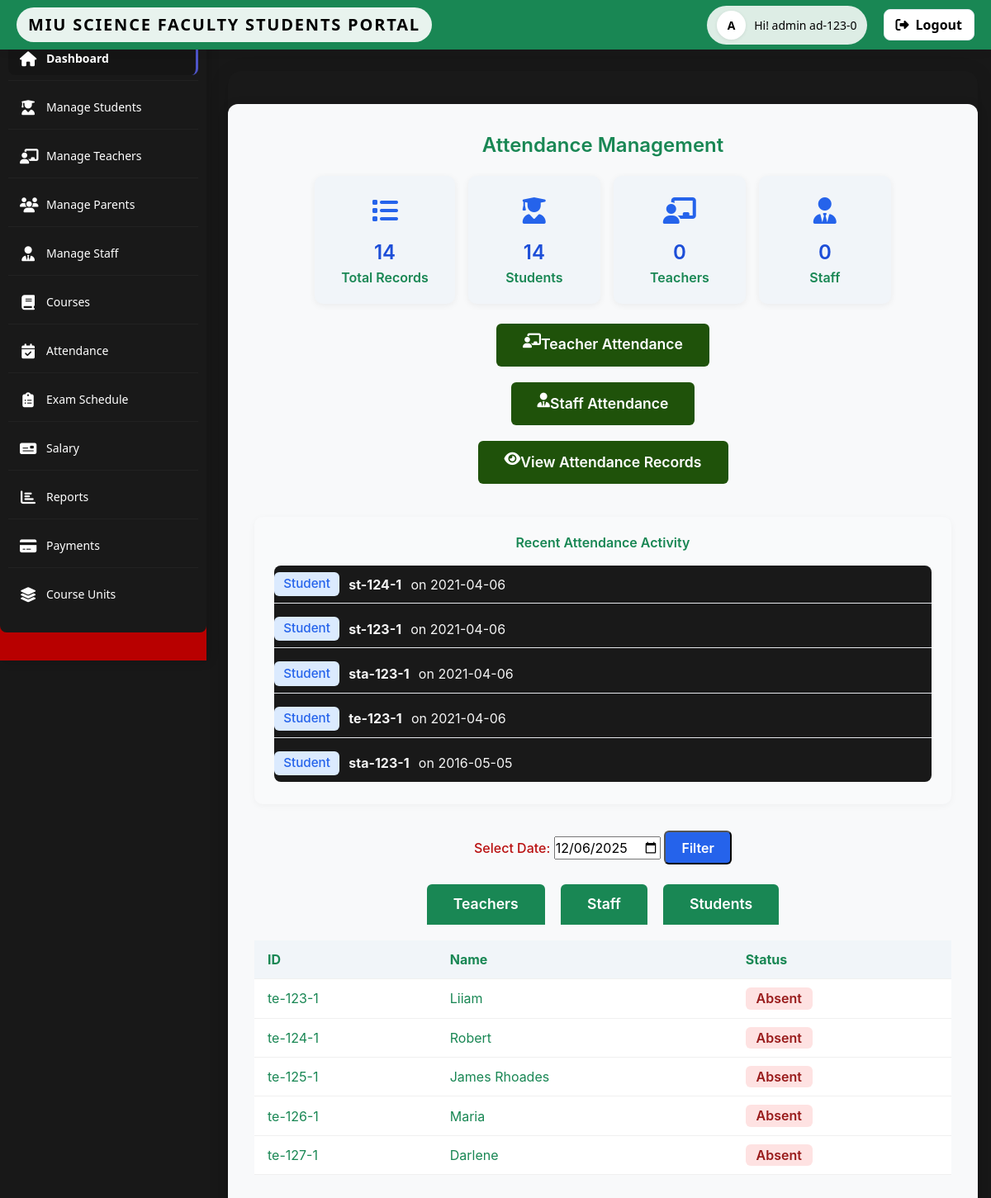
Page /admin/attendance.php (signed in) on the committed database.
### tables this page shows
CREATE TABLE IF NOT EXISTS `attendance` (
`id` int(11) NOT NULL,
  `date` date NOT NULL,
  `attendedid` varchar(20) NOT NULL,
  `role` ENUM('student','teacher','staff') NOT NULL,
  `program_id` varchar(20) DEFAULT NULL,
  `year_id` varchar(20) DEFAULT NULL,
  `semester_id` varchar(20) DEFAULT NULL,
  `semester_course_id` int(11) DEFAULT NULL
);

### admin/attendance.php (the view, shortened to what this page needs)
<?php
include_once('../../service/mysqlcon.php');
$check = isset($_SESSION['login_id']) ? $_SESSION['login_id'] : null;
if ($check) {
    $stmt = $mysqli->prepare("SELECT name FROM admin WHERE id = ?");
    $stmt->bind_param("s", $check);
    $stmt->execute();
    $result = $stmt->get_result();
    $row = $result->fetch_assoc();
    $login_session = $loged_user_name = $row ? $row['name'] : null;
} else {
    $login_session = null;
}
$totalAttendance = 0;
$roleCounts = ['student' => 0, 'teacher' => 0, 'staff' => 0];
$recentAttendance = [];
$selectedDate = isset($_GET['date']) && $_GET['date'] ? $_GET['date'] : date('Y-m-d');
$res = $mysqli->query("SELECT COUNT(*) as total FROM attendance");
if ($res) {
    $row = $res->fetch_assoc();
    $totalAttendance = $row['total'];
}
$res = $mysqli->query("SELECT role, COUNT(*) as cnt FROM attendance GROUP BY role");
if ($res) {
    while ($row = $res->fetch_assoc()) {
        $roleCounts[$row['role']] = $row['cnt'];
    }
}
$res = $mysqli->query("SELECT attendedid, role, date FROM attendance ORDER BY date DESC, id DESC LIMIT 5");
if ($res) {
    while ($row = $res->fetch_assoc()) {
        $recentAttendance[] = $row;
    }
}
$attendanceData = ['student' => [], 'teacher' => [], 'staff' => []];
$names = ['student' => [], 'teacher' => [], 'staff' => []];
$roles = ['student' => 'students', 'teacher' => 'teachers', 'staff' => 'staff'];
foreach ($roles as $role => $table) {
    $res = $mysqli->query("SELECT id, name FROM $table");
    if ($res) {
        while ($row = $res->fetch_assoc()) {
            $names[$role][$row['id']] = $row['name'];
        }
    }
}
?>
<!DOCTYPE html>
<html lang="en">
<head>
    <link rel="stylesheet" href="css/admin.css">
    <link rel="stylesheet" href="https://cdn.jsdelivr.net/npm/bootstrap@5.3.2/dist/css/bootstrap.min.css">
    <link rel="stylesheet" href="https://cdnjs.cloudflare.com/ajax/libs/font-awesome/6.4.0/css/all.min.css">
    <link rel="stylesheet" href="../../source/CSS/style.css">
    <link rel="stylesheet" href="https://cdnjs.cloudflare.com/ajax/libs/font-awesome/6.4.0/css/all.min.css">
</head>
<body>
    <?php include_once('includes/topbar.php'); ?>
    <?php include_once('includes/sidebar.php'); ?>
    <main class="main-content" id="mainContent">
        <div class="attendance-dashboard text-success bg-light">
            <div class="attendance-title">Attendance Management</div>
            <div class="summary-cards mb-4 d-flex flex-wrap gap-3 justify-content-center ">
                <div class="summary-card">
                    <div class="icon"><i class="fas fa-list"></i></div>
                    <div class="count"><?= $totalAttendance ?></div>
                    <div>Total Records</div>
                </div>
                <div class="summary-card">
                    <div class="icon"><i class="fas fa-user-graduate"></i></div>
                    <div class="count"><?= $roleCounts['student'] ?></div>
                    <div>Students</div>
                </div>
                <div class="summary-card">
                    <div class="icon"><i class="fas fa-chalkboard-teacher"></i></div>
                    <div class="count"><?= $roleCounts['teacher'] ?></div>
                    <div>Teachers</div>
                </div>
                <div class="summary-card">
                    <div class="icon"><i class="fas fa-user-tie"></i></div>
                    <div class="count"><?= $roleCounts['staff'] ?></div>
                    <div>Staff</div>
                </div>
            </div>
            <div class="attendance-links">
                <a class="attendance-link" style="background-color: #184d03f7; color: #fff; display: flex;" href="teacherAttendance.php"><i class="fas fa-chalkboard-teacher"></i> Teacher Attendance</a>
                <a class="attendance-link" style="background-color: #184d03f7; color: #fff; display: flex;" href="staffAttendance.php"><i class="fas fa-user-tie"></i> Staff Attendance</a>
                <a class="attendance-link" style="background-color: #184d03f7; color: #fff; display: flex;" href="viewAttendance.php"><i class="fas fa-eye"></i> View Attendance Records</a>
            </div>
            <div class="recent-activity">
                <div class="recent-activity-title">Recent Attendance Activity</div>
                <ul class="recent-activity-list">
                    <?php if (count($recentAttendance) === 0): ?>
                        <li style="color:#888;">No recent attendance records.</li>
                    <?php else: ?>
                        <?php foreach ($recentAttendance as $rec): ?>
                            <li>
                                <span class="role-badge role-<?= htmlspecialchars($rec['role']) ?>">
                                    <?= ucfirst($rec['role']) ?>
                                </span>
                                <span><b><?= htmlspecialchars($rec['attendedid']) ?></b></span>
                                <span>on <?= htmlspecialchars($rec['date']) ?></span>
                            </li>
                        <?php endforeach; ?>
                    <?php endif; ?>
                </ul>
            </div>
            <div class="attendance-filter-bar">
                <form method="get" style="display:inline-block; text-align:center;">
                    <label for="date">Select Date: </label>
                    <input type="date" id="date" name="date" value="<?= htmlspecialchars($selectedDate) ?>" max="<?= date('Y-m-d') ?>">
                    <button type="submit" class="attendance-link" style="padding:0.4rem 1.2rem; font-size:1rem;">Filter</button>
                </form>
            </div>
            <div class="attendance-tabs">
                <button class="attendance-tab active bg-success text-white" id="tab-teacher" onclick="switchTab('teacher')">Teachers</button>
                <button class="attendance-tab active bg-success text-white" id="tab-staff" onclick="switchTab('staff')">Staff</button>
                <button class="attendance-tab active bg-success text-white" id="tab-student" onclick="switchTab('student')">Students</button>
            </div>
            <div id="section-teacher" class="attendance-list-section" style="display:none;">
                <table class="attendance-list-table">
                    <thead><tr><th>ID</th><th>Name</th><th>Status</th></tr></thead>
                    <tbody>
                    <?php foreach ($names['teacher'] as $id => $name): ?>
                        <tr>
                            <td><?= htmlspecialchars($id) ?></td>
                            <td><?= htmlspecialchars($name) ?></td>
                            <td>
                                <?php if (in_array($id, $attendanceData['teacher'])): ?>
                                    <span class="present-badge">Present</span>
                                <?php else: ?>
                                    <span class="absent-badge">Absent</span>
                                <?php endif; ?>
                            </td>
                        </tr>
                    <?php endforeach; ?>
                    </tbody>
                </table>
            </div>
        </div>
    </main>
</body>
</html>

### admin/includes/topbar.php (shortened to what this page needs)
<div class="topbar">
       <div class="topbar-left">
           <div class="school-name">MIU SCIENCE FACULTY STUDENTS PORTAL</div>
       </div>
       <div class="topbar-right">
           <div class="user-info">
               <div class="user-avatar">A</div>
               <div class="user-name">Hi! admin <?php echo $check; ?></div>
           </div>
           <a class="logout-btn" href="logout.php" onmouseover="changemouseover(this);" onmouseout="changemouseout(this,'<?php echo ucfirst($loged_user_name);?>');">
               <i class="fas fa-sign-out-alt"></i>
               <span>Logout</span>
           </a>
       </div>
   </div>

### admin/includes/sidebar.php (shortened to what this page needs)
<div class="sidebar" id="sidebar">
    <link rel="stylesheet" href="/schoolportal/index.css">
        <ul class="sidebar-menu">
            <li class="menu-item">
                <a class="menu-link active" href="index.php">
                    <i class="fas fa-home"></i>
                    <span>Dashboard</span>
                </a>
            </li>
            <li class="menu-item">
                <a class="menu-link" href="manageStudent.php">
                    <i class="fas fa-user-graduate"></i>
                    <span>Manage Students</span>
                </a>
            </li>
            <li class="menu-item">
                <a class="menu-link" href="manageTeacher.php">
                    <i class="fas fa-chalkboard-teacher"></i>
                    <span>Manage Teachers</span>
                </a>
            </li>
            <li class="menu-item">
                <a class="menu-link" href="manageParent.php">
                    <i class="fas fa-users"></i>
                    <span>Manage Parents</span>
                </a>
            </li>
            <li class="menu-item">
                <a class="menu-link" href="manageStaff.php">
                    <i class="fas fa-user-tie"></i>
                    <span>Manage Staff</span>
                </a>
            </li>
            <li class="menu-item">
                <a class="menu-link" href="course.php">
                    <i class="fas fa-book"></i>
                    <span>Courses</span>
                </a>
            </li>
            <li class="menu-item">
                <a class="menu-link" href="attendance.php">
                    <i class="fas fa-calendar-check"></i>
                    <span>Attendance</span>
                </a>
            </li>
            <li class="menu-item">
                <a class="menu-link" href="examSchedule.php">
                    <i class="fas fa-clipboard-list"></i>
                    <span>Exam Schedule</span>
                </a>
            </li>
            <li class="menu-item">
                <a class="menu-link" href="salary.php">
                    <i class="fas fa-money-check"></i>
                    <span>Salary</span>
                </a>
            </li>
            <li class="menu-item">
                <a class="menu-link" href="report.php">
                    <i class="fas fa-chart-bar"></i>
                    <span>Reports</span>
                </a>
            </li>
            <li class="menu-item">
                <a class="menu-link" href="payment.php">
                    <i class="fas fa-credit-card"></i>
                    <span>Payments</span>
                </a>
            </li>
            <li class="menu-item">
                <a class="menu-link" href="courseUnit.php">
                    <i class="fas fa-layer-group"></i>
                    <span>Course Units</span>
                </a>
            </li>
        </ul>
    </div>

### admin/css/admin.css (style rules this page uses)
:root { --primary: #4e54c8; --primary-dark: #3f43a9; --secondary: #8f94fb; --text-primary: #2d3748; --text-secondary: #718096; --bg-light: #f7fafc; --white: #ffffff; --gray-100: #f7fafc; --gray-200: #edf2f7; --gray-300: #e2e8f0; --gray-400: #cbd5e0; --shadow-sm: 0 1px 2px 0 rgba(0, 0, 0, 0.05); --shadow: 0 4px 6px -1px rgba(0, 0, 0, 0.1), 0 2px 4px -1px rgba(0, 0, 0, 0.06); --shadow-md: 0 10px 15px -3px rgba(0, 0, 0, 0.1), 0 4px 6px -2px rgba(0, 0, 0, 0.05); --radius: 8px; --radius-lg: 12px; --transition: all 0.3s ease; }
* { margin: 0; padding: 0; box-sizing: border-box; }
body { font-family: 'Inter', sans-serif; background: var(--bg-light); color: var(--text-primary); line-height: 1.5; overflow-x: hidden; }
.topbar { position: fixed; top: 0; left: 0; right: 0; height: 70px; background: var(--white); box-shadow: var(--shadow); display: flex; align-items: center; justify-content: space-between; padding: 0 24px; z-index: 1000; }
.topbar-left { display: flex; align-items: center; gap: 16px; }
.school-name { font-size: 1.25rem; font-weight: 700; color: var(--primary); }
.topbar-right { display: flex; align-items: center; gap: 20px; }
.user-info { display: flex; align-items: center; gap: 10px; }
.user-avatar { width: 40px; height: 40px; border-radius: 50%; background: linear-gradient(135deg, var(--primary) 0%, var(--secondary) 100%); display: flex; align-items: center; justify-content: center; color: var(--white); font-weight: 600; }
.logout-btn { background: var(--gray-100); border: 1px solid var(--gray-300); border-radius: var(--radius); padding: 8px 16px; font-weight: 500; color: var(--text-primary); cursor: pointer; transition: var(--transition); display: flex; align-items: center; gap: 8px; }
.sidebar { position: fixed; left: 0; top: 70px; bottom: 0; width: 260px; background: var(--white); box-shadow: var(--shadow); padding: 24px 0; overflow-y: auto; transition: var(--transition); z-index: 900; }
.sidebar-menu { list-style: none; }
.menu-item { margin-bottom: 4px; }
.menu-link { display: flex; align-items: center; padding: 12px 24px; color: var(--text-primary); text-decoration: none; transition: var(--transition); gap: 12px; }
.menu-link:hover, .menu-link.active { background: var(--gray-100); border-right: 3px solid var(--primary); }
.menu-link i { width: 20px; text-align: center; }
.main-content { margin-top: 70px; margin-left: 260px; padding: 24px; transition: var(--transition); }

### source/CSS/style.css (style rules this page uses)
label { margin-bottom: 4px; font-weight: 600; color: #b91010; }
ul, ol { padding-left: 2rem; margin-bottom: 18px; background: #191919; border-radius: 8px; color: #f5f5f5; }
ul li, ol li { margin-bottom: 8px; padding: 6px 0; border-bottom: 1px solid #222; }
ul li:last-child, ol li:last-child { border-bottom: none; }
body { background-color: #111; color: #f5f5f5; font-family: 'Inter', Arial, sans-serif; }
.main-content { padding: 2.5rem 2rem; max-width: 1100px; margin: 0 auto; background: #191919; border-radius: 16px; box-shadow: 0 4px 24px rgba(0,0,0,0.12); }

### index.css (style rules this page uses)
:root { --red: #e63946; --red-dark: #b71c1c; --green: #2ecc71; --green-dark: #27ae60; --black: #000000; --black-dark: #222222; --white: #ffffff; --gray-light: #f7fafc; --gray-medium: #e2e8f0; --bg-light: var(--white); --bg-dark: #181818; --shadow-sm: 0 1px 2px rgba(0, 0, 0, 0.05); --shadow-md: 0 10px 15px rgba(0, 0, 0, 0.1); --radius: 12px; --radius-lg: 16px; --transition: all 0.3s ease; background: var(--miu-green); }
* { margin: 0; padding: 0; box-sizing: border-box; }
body { font-family: 'Inter', sans-serif; background: var(--bg-dark); color: var(--black); min-height: 100vh; display: flex; align-items: center; justify-content: center; padding: 16px; line-height: 1.5; transition: background 0.3s ease, color 0.3s ease; }

### rows in the picture
attendance: role "Student", attendedid "st-124-1", date "2021-04-06"
attendance: role "Student", attendedid "st-123-1", date "2021-04-06"
attendance: role "Student", attendedid "sta-123-1", date "2021-04-06"
attendance: role "Student", attendedid "te-123-1", date "2021-04-06"
attendance: role "Student", attendedid "sta-123-1", date "2016-05-05"

### other values in the picture
$check "ad-123-0"
$totalAttendance "14"
$roleCounts['student'] "14"
$roleCounts['teacher'] "0"
$roleCounts['staff'] "0"
$id "te-123-1"
$name "Liiam"
$id "te-124-1"
$name "Robert"
$id "te-125-1"
$name "James Rhoades"
$id "te-126-1"
$name "Maria"
$id "te-127-1"
$name "Darlene"
